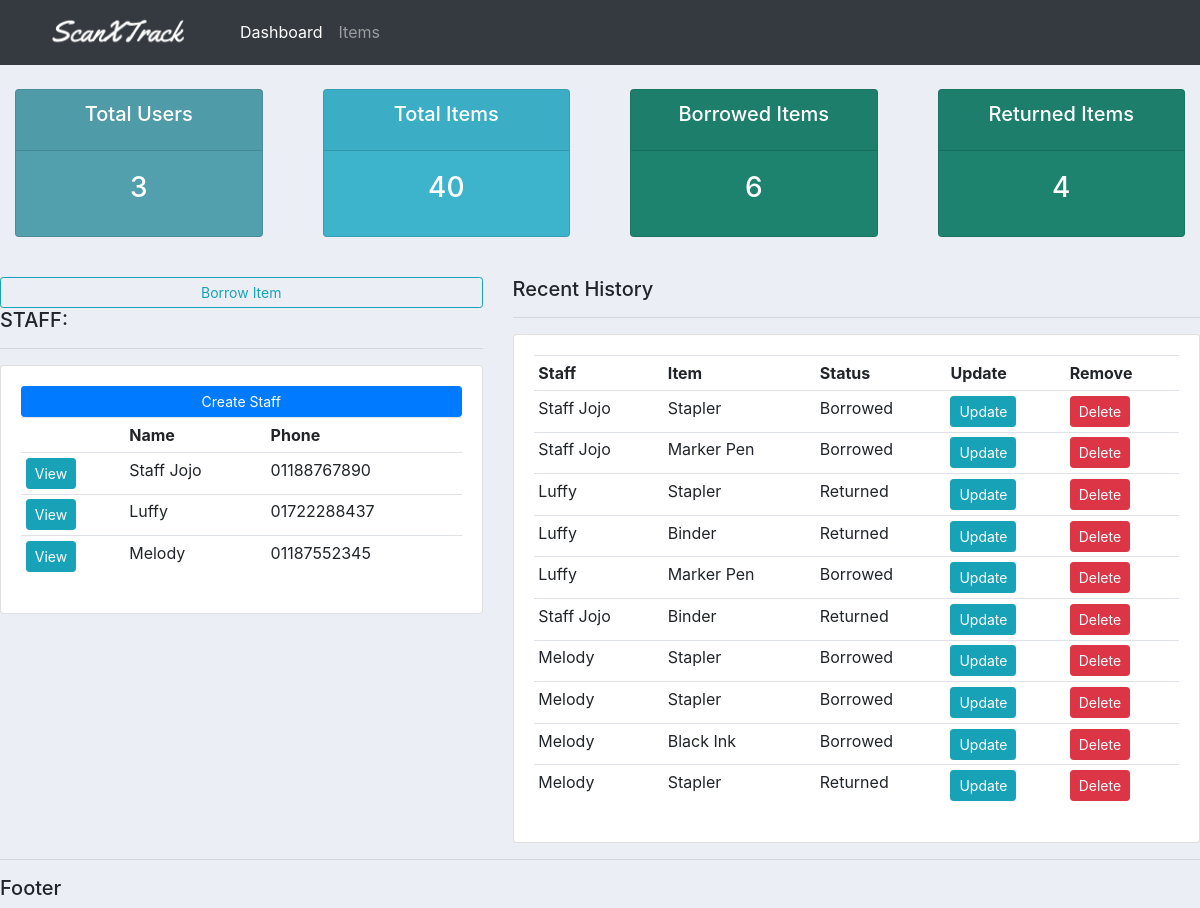
/, run on an earlier commit of the app's database.
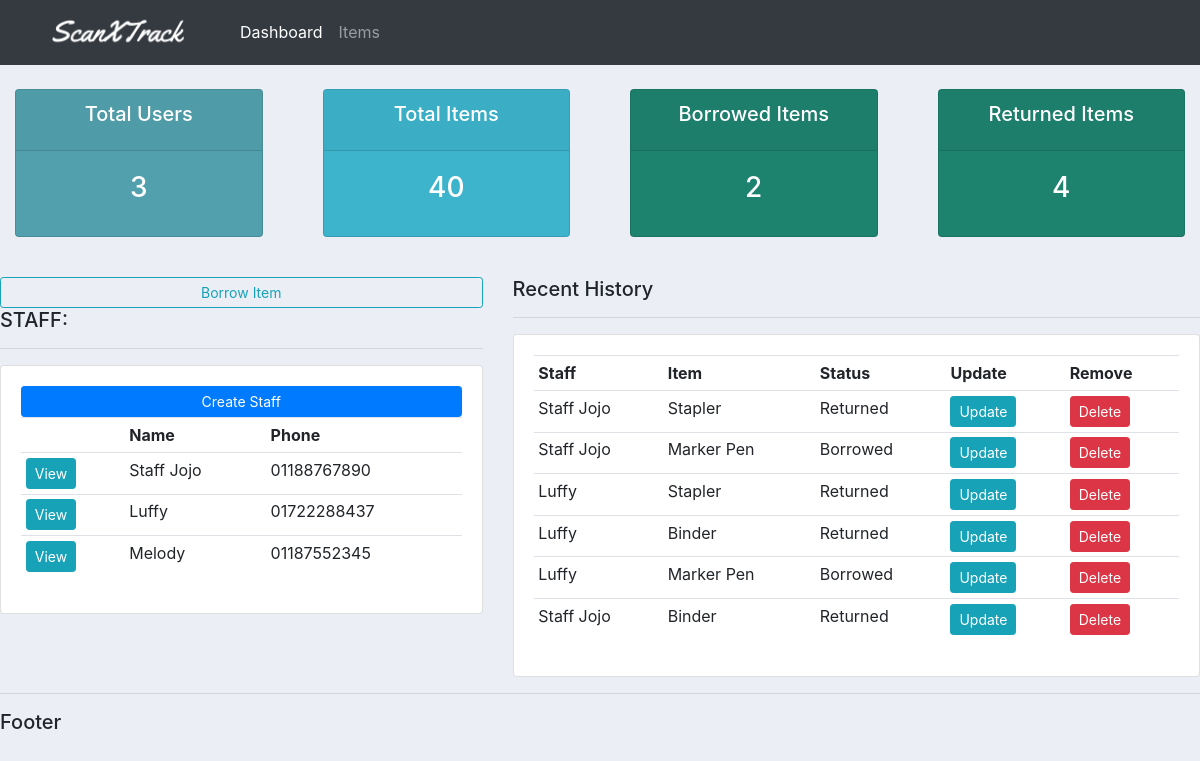
And on a later commit of the database.
### accounts/models.py (models this page shows, shortened)
class Staff(models.Model):
    name = models.CharField(max_length=200, null=True)
    phone = models.CharField(max_length=200, null=True)
    email = models.CharField(max_length=200, null=True)
    date_created = models.DateTimeField(auto_now_add=True)
    def __str__(self):
        return self.name

class Borrowed_items(models.Model):
    STATUS = (
        ('Borrowed','Borrowed'),
        ('Returned','Returned')
    )
    staff = models.ForeignKey(Staff, null=True, on_delete=models.SET_NULL)
    item = models.ForeignKey(Item, null=True, on_delete=models.SET_NULL)
    status = models.CharField(max_length=200, null=True, choices=STATUS)
    date_created = models.DateTimeField(auto_now_add=True)

class Item(models.Model):
    name = models.CharField(max_length=200, null=True)
    description = models.CharField(max_length=200, null=True, blank=True)
    amount = models.IntegerField(null=True)
    date_created = models.DateTimeField(auto_now_add=True)
    def __str__(self):
        return self.name

### accounts/views.py (the view)
# urls.py: path('', views.home, name="home"),
def home(request):
    borrowed_items = Borrowed_items.objects.all()
    staff = Staff.objects.all()
    items = Item.objects.all()
    total_staff = staff.count()
    total_amount = sum(item.amount for item in items)
    borrowed = borrowed_items.filter(status='Borrowed').count()
    returned = borrowed_items.filter(status='Returned').count()
    context = {'borrowed_items': borrowed_items, 'staff':staff, 'items':staff, 'total_staff':total_staff, 'borrowed':borrowed,
                'returned':returned, 'total_amount':total_amount}
    return render(request,'accounts/dashboard.html', context)

### accounts/templates/accounts/dashboard.html
{% extends 'accounts/main.html' %} {% block content %}
{%include 'accounts/status.html'%}
<br />
<div class="row">
  <div class="col-md-5">
    <a class="btn btn-outline-info btn-sm btn-block" href="{% url 'create_borrow'  %}">Borrow Item</a>
    <h5>STAFF:</h5>
    <hr />
    <div class="card card-body">
      <a class="btn btn-primary btn-sm btn-block" href="">Create Staff </a>
      <table class="table table-sm">
        <tr>
          <th></th>
          <th>Name</th>
          <th>Phone</th>
        </tr>
        {% for i in staff %}
        <tr>
          <td>
            <a class="btn btn-sm btn-info" href="{% url 'staff' i.id %}">View</a>
          </td>
          <td>{{i.name}}</td>
          <td>{{i.phone}}</td>
        </tr>
        {% endfor %}
      </table>
    </div>
  </div>
  <div class="col-md-7">
    <h5>Recent History</h5>
    <hr />
    <div class="card card-body">
      <table class="table table-sm">
        <tr>
          <th>Staff</th>
          <th>Item</th>
          <th>Status</th>
          <th>Update</th>
          <th>Remove</th>
        </tr>
        {% for i in borrowed_items %}
        <tr>
          <td>{{i.staff}}</td>
          <td>{{i.item}}</td>
          <td>{{i.status}}</td>
          <td>
            <a class="btn btn-sm btn-info" href="{% url 'update_borrow' i.id %}">Update</a>
          </td>
          <td><a class="btn btn-sm btn-danger" href="{% url 'delete_borrow' i.id %}">Delete</a></td>
        </tr>
        {% endfor %}
      </table>
    </div>
  </div>
</div>
{% endblock content %}

What changed in the data, as far as the page shows it:
removed Borrowed_items: staff "Melody", item "Stapler", status "Borrowed"
removed Borrowed_items: staff "Melody", item "Stapler", status "Borrowed"
removed Borrowed_items: staff "Melody", item "Black Ink", status "Borrowed"
removed Borrowed_items: staff "Melody", item "Stapler", status "Returned"
changed Borrowed_items (number 1 of 6 on the later page): status "Borrowed" → "Returned"
Also different on the page:
{{ borrowed }}: "6" → "2"
